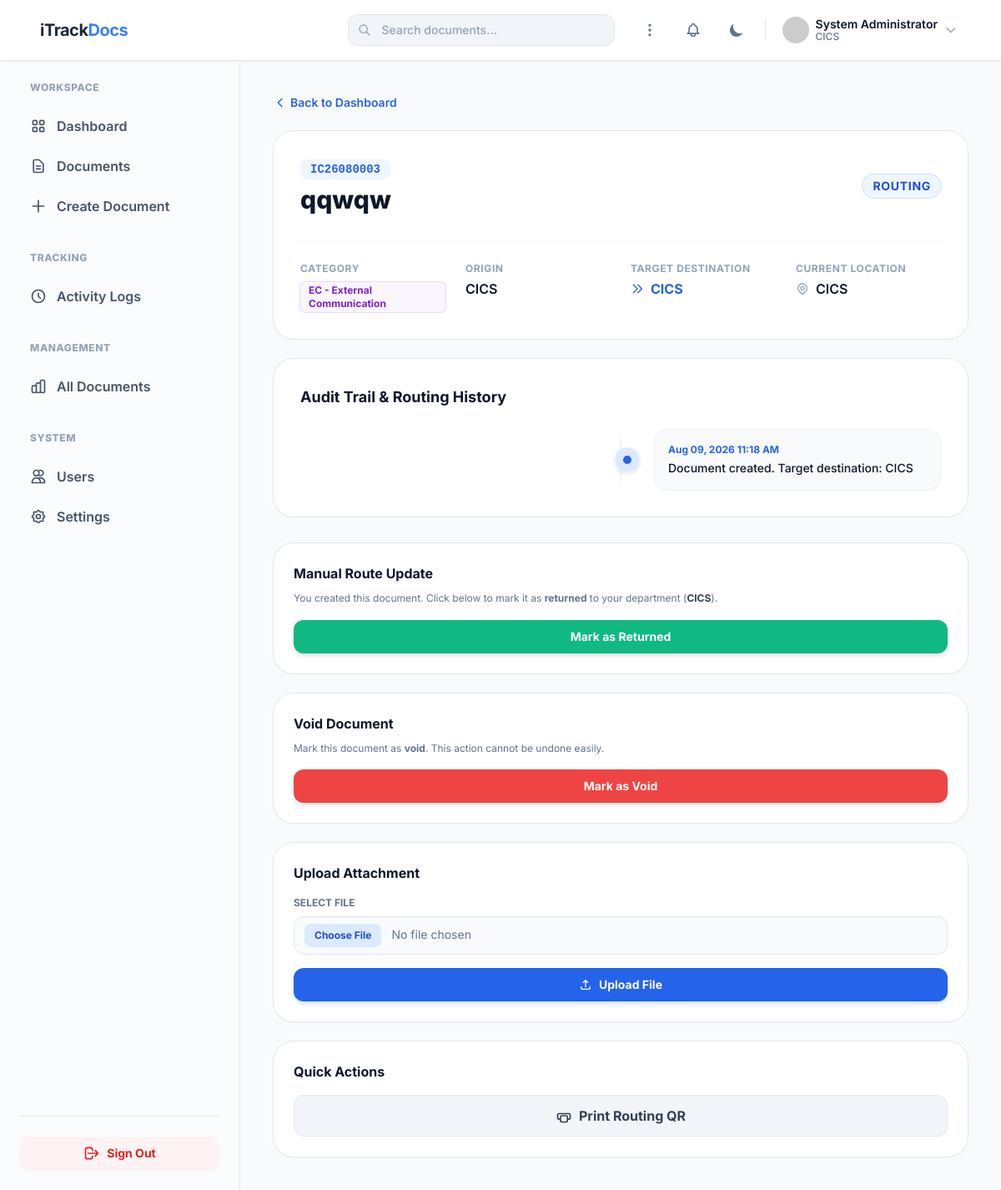
The app's page /index.php?action=view&tracking_id=IC26080003 (signed in) with its own data.
### tables this page shows
CREATE TABLE IF NOT EXISTS `documents` (
  `tracking_id` varchar(50) NOT NULL,
  `creator_id` int(11) DEFAULT NULL,
  `title` varchar(255) NOT NULL,
  `category` varchar(100) DEFAULT NULL,
  `origin` varchar(100) NOT NULL,
  `target_department` varchar(100) DEFAULT NULL,
  `current_location` varchar(100) NOT NULL,
  `status` varchar(50) DEFAULT 'Routing',
  `file_path` varchar(500) DEFAULT NULL,
  `created_at` timestamp NULL DEFAULT current_timestamp(),
  PRIMARY KEY (`tracking_id`)
);

CREATE TABLE IF NOT EXISTS `document_history` (
  `id` int(11) NOT NULL AUTO_INCREMENT,
  `tracking_id` varchar(50) DEFAULT NULL,
  `location` varchar(100) NOT NULL,
  `action` varchar(255) NOT NULL,
  `recorded_at` timestamp NULL DEFAULT current_timestamp(),
  PRIMARY KEY (`id`),
  KEY `tracking_id` (`tracking_id`),
  CONSTRAINT `document_history_ibfk_1` FOREIGN KEY (`tracking_id`) REFERENCES `documents` (`tracking_id`) ON DELETE CASCADE
);

### src/Controllers/Controller.php (called while the page is built, shortened)
<?php
class Controller {
protected function render($view, $data = []) {
    extract($data);
    require __DIR__ . "/../../views/{$view}.php";
    require __DIR__ . "/../../views/layout.php";
}
}

### src/Controllers/DocumentController.php (called while the page is built, shortened)
<?php
class DocumentController extends Controller {
    public function view($tracking_id) {
        $model = new \Models\Document();
        $document = $model->findByTrackingId($tracking_id);
        $this->render('view', ['tracking_id' => $tracking_id, 'document' => $document]);
    }
}

### src/Models/Document.php (called while the page is built, shortened)
<?php
class Document {
    private $conn;
    public function __construct() {
        $database = new Database();
        $this->conn = $database->getConnection();
    }
    public function findByTrackingId($id) {
        $query = "SELECT * FROM documents WHERE tracking_id = :id LIMIT 1";
        $stmt = $this->conn->prepare($query);
        $stmt->bindParam(':id', $id);
        $stmt->execute();
        $document = $stmt->fetch(PDO::FETCH_ASSOC);
        if ($document) {
            $historyQuery = "SELECT * FROM document_history WHERE tracking_id = :id ORDER BY recorded_at ASC";
            $historyStmt = $this->conn->prepare($historyQuery);
            $historyStmt->bindParam(':id', $id);
            $historyStmt->execute();
            $document['history'] = [];
            while ($log = $historyStmt->fetch(PDO::FETCH_ASSOC)) {
                $document['history'][] = [
                    'date' => date('M d, Y h:i A', strtotime($log['recorded_at'])),
                    'location' => $log['location'],
                    'action' => $log['action']
                ];
            }
        }
        return $document;
    }
}

### src/Config/Database.php (called while the page is built, shortened)
<?php
class Database {
    private $host = 'localhost';
    private $db_name = 'itrackdocs';
    private $username = 'root';
    private $password = '';
    public function getConnection() {
        $this->conn = null;
        try {
            $this->conn = new PDO("mysql:host=" . $this->host . ";dbname=" . $this->db_name, $this->username, $this->password);
            $this->conn->setAttribute(PDO::ATTR_ERRMODE, PDO::ERRMODE_EXCEPTION);
            $this->conn->setAttribute(PDO::ATTR_DEFAULT_FETCH_MODE, PDO::FETCH_ASSOC);
        } catch(PDOException $exception) {
            echo "Database Connection Error: " . $exception->getMessage();
        }
        return $this->conn;
    }
}

### views/view.php (the view, shortened to what this page needs)
<div class="w-full animate-fade-in-up print:hidden">
    <a href="index.php?action=dashboard" class="inline-flex items-center text-sm font-semibold text-brand-600 dark:text-brand-400 hover:text-brand-500 mb-6 transition-colors">
        <svg class="w-4 h-4 mr-1" fill="none" viewBox="0 0 24 24" stroke="currentColor"><path stroke-linecap="round" stroke-linejoin="round" stroke-width="2" d="M15 19l-7-7 7-7" /></svg>
        Back to Dashboard
    </a>
    <div class="grid grid-cols-1 xl:grid-cols-4 gap-8">
        <div class="xl:col-span-3 space-y-6">
            <div class="bg-white dark:bg-slate-900 ring-1 ring-slate-200 dark:ring-slate-800 rounded-3xl p-8 shadow-sm">
                <div class="flex flex-col sm:flex-row sm:items-center justify-between gap-4 mb-8">
                    <div>
                        <span class="font-mono text-brand-600 dark:text-brand-400 font-bold px-3 py-1 bg-brand-50 dark:bg-brand-500/10 rounded-lg text-sm"><?= htmlspecialchars($tracking_id) ?></span>
                        <h1 class="text-3xl font-extrabold text-slate-900 dark:text-white mt-2"><?= htmlspecialchars($document['title']) ?></h1>
                    </div>
                    <span class="inline-flex items-center px-3 py-1 rounded-full text-sm font-bold uppercase tracking-wider
                        <?php
                            $s = strtolower($document['status']);
                            if (in_array($s, ['approved', 'received', 'completed', 'returned'])) echo 'bg-emerald-50 text-emerald-700 ring-1 ring-emerald-600/20';
                            elseif ($s === 'void') echo 'bg-red-50 text-red-700 ring-1 ring-red-600/20';
                            elseif ($s === 'routing') echo 'bg-blue-50 text-blue-700 ring-1 ring-blue-600/20';
                            else echo 'bg-amber-50 text-amber-700 ring-1 ring-amber-600/20';
                        ?>">
                        <?= htmlspecialchars($document['status']) ?>
                    </span>
                </div>
                <div class="grid grid-cols-1 md:grid-cols-4 gap-6 border-t border-slate-100 dark:border-slate-800 pt-6">
                    <div>
                        <p class="text-xs font-bold text-slate-400 uppercase tracking-wider mb-1">Category</p>
                        <span class="inline-flex items-center px-2.5 py-0.5 rounded-md text-xs font-bold bg-purple-50 text-purple-700 dark:bg-purple-500/10 dark:text-purple-400 ring-1 ring-purple-600/20">
                            <?php
                                $cat = $document['category'] ?? 'Uncategorized';
                                if ($cat === 'IC') echo 'IC - Internal Communication';
                                elseif ($cat === 'EC') echo 'EC - External Communication';
                                else echo htmlspecialchars($cat);
                            ?>
                        </span>
                    </div>
                    <div>
                        <p class="text-xs font-bold text-slate-400 uppercase tracking-wider mb-1">Origin</p>
                        <p class="text-slate-900 dark:text-white font-semibold"><?= htmlspecialchars($document['origin']) ?></p>
                    </div>
                    <div>
                        <p class="text-xs font-bold text-slate-400 uppercase tracking-wider mb-1">Target Destination</p>
                        <p class="text-brand-600 dark:text-brand-400 font-bold flex items-center gap-2">
                            <svg class="w-4 h-4" fill="none" stroke="currentColor" viewBox="0 0 24 24"><path stroke-linecap="round" stroke-linejoin="round" stroke-width="2" d="M13 5l7 7-7 7M5 5l7 7-7 7"></path></svg>
                            <?= htmlspecialchars($document['target_department'] ?? 'Not Specified') ?>
                        </p>
                    </div>
                    <div>
                        <p class="text-xs font-bold text-slate-400 uppercase tracking-wider mb-1">Current Location</p>
                        <p class="text-slate-900 dark:text-white font-semibold flex items-center gap-2">
                            <?= htmlspecialchars($document['current_location']) ?>
                        </p>
                    </div>
                </div>
            </div>
            <div class="bg-white dark:bg-slate-900 ring-1 ring-slate-200 dark:ring-slate-800 rounded-3xl p-8 shadow-sm">
                <h2 class="text-lg font-bold text-slate-900 dark:text-white mb-6">Audit Trail & Routing History</h2>
                <div class="space-y-6 relative before:absolute before:inset-0 before:ml-4 before:-translate-x-px md:before:mx-auto md:before:translate-x-0 before:h-full before:w-0.5 before:bg-gradient-to-b before:from-transparent before:via-slate-200 dark:before:via-slate-700 before:to-transparent">
                    <?php foreach (array_reverse($document['history']) as $log): ?>
                        <div class="relative flex items-center justify-between md:justify-normal md:odd:flex-row-reverse group is-active">
                            <div class="flex items-center justify-center w-8 h-8 rounded-full border border-white dark:border-slate-900 bg-brand-100 dark:bg-brand-900 text-brand-500 dark:text-brand-400 shadow shrink-0 md:order-1 md:group-odd:-translate-x-1/2 md:group-even:translate-x-1/2 z-10">
                                <div class="w-2.5 h-2.5 rounded-full bg-brand-600 dark:bg-brand-500"></div>
                            </div>
                            <div class="w-[calc(100%-3rem)] md:w-[calc(50%-2.5rem)] bg-slate-50 dark:bg-slate-800/50 p-4 rounded-2xl border border-slate-100 dark:border-slate-800 shadow-sm">
                                <div class="flex items-center justify-between mb-1">
                                    <span class="text-xs font-bold text-brand-600 dark:text-brand-400"><?= htmlspecialchars($log['date']) ?></span>
                                </div>
                                <p class="text-slate-900 dark:text-white text-sm font-medium leading-snug">
                                    <?= htmlspecialchars($log['action']) ?>
                                </p>
                            </div>
                        </div>
                    <?php endforeach; ?>
                </div>
            </div>
        </div>
        <div class="xl:col-span-1 space-y-6">
            <?php
                $user_dept = $_SESSION['user_department'] ?? '';
                $user_id = $_SESSION['user_id'] ?? null;
                $is_sender = ($document['creator_id'] == $user_id);
                $is_receiver = (
                    !$is_sender &&
                    ($user_dept === $document['origin'] ||
                     $user_dept === $document['current_location'] ||
                     $user_dept === ($document['target_department'] ?? ''))
                );
            ?>
            <?php if ($is_sender): ?>
                <div class="bg-white dark:bg-slate-900 ring-1 ring-slate-200 dark:ring-slate-800 rounded-3xl p-6 shadow-sm">
                    <h3 class="font-bold text-slate-900 dark:text-white mb-2">Manual Route Update</h3>
                    <p class="text-xs text-slate-500 dark:text-slate-400 mb-4 leading-relaxed">
                        You created this document. Click below to mark it as <strong>returned</strong> to your department
                        (<span class="font-bold text-slate-700 dark:text-slate-300"><?= htmlspecialchars($user_dept) ?></span>).
                    </p>
                    <form action="index.php?action=mark_returned" method="POST">
                        <button type="submit" class="w-full bg-emerald-500 hover:bg-emerald-600 text-white font-bold py-2.5 rounded-xl transition-all text-sm shadow-md">
                            Mark as Returned
                        </button>
                    </form>
                </div>
            <?php endif; ?>
            <?php if ($is_sender || $is_receiver): ?>
            <div class="bg-white dark:bg-slate-900 ring-1 ring-slate-200 dark:ring-slate-800 rounded-3xl p-6 shadow-sm">
                <h3 class="font-bold text-slate-900 dark:text-white mb-2">Void Document</h3>
                <p class="text-xs text-slate-500 dark:text-slate-400 mb-4 leading-relaxed">
                    Mark this document as <strong>void</strong>. This action cannot be undone easily.
                </p>
                <form action="index.php?action=mark_void" method="POST" onsubmit="return confirm('Are you sure you want to mark this document as VOID?');">
                    <button type="submit" class="w-full bg-red-500 hover:bg-red-600 text-white font-bold py-2.5 rounded-xl transition-all text-sm shadow-md">
                        Mark as Void
                    </button>
                </form>
            </div>
            <?php endif; ?>
            <div class="bg-white dark:bg-slate-900 ring-1 ring-slate-200 dark:ring-slate-800 rounded-3xl p-6 shadow-sm">
                <h3 class="font-bold text-slate-900 dark:text-white mb-4">Upload Attachment</h3>
                <form action="index.php?action=upload_attachment" method="POST" enctype="multipart/form-data" class="space-y-4">
                    <div>
                        <label class="block text-xs font-bold text-slate-500 dark:text-slate-400 uppercase mb-2">Select File</label>
                        <input type="file" name="scanned_file" accept=".pdf,.jpg,.jpeg,.png" required
                            class="w-full bg-slate-50 dark:bg-slate-950 border border-slate-200 dark:border-slate-700 rounded-xl px-3 py-2 text-sm text-slate-500 dark:text-slate-400
                            file:mr-3 file:py-1.5 file:px-3 file:rounded-lg file:border-0 file:text-xs file:font-bold file:bg-brand-100 file:text-brand-700 hover:file:bg-brand-200 cursor-pointer transition-all">
                    </div>
                    <button type="submit" class="w-full flex items-center justify-center gap-2 bg-brand-600 hover:bg-brand-500 text-white font-bold py-2.5 rounded-xl transition-all text-sm shadow-md shadow-brand-500/20">
                        <svg class="w-4 h-4" fill="none" viewBox="0 0 24 24" stroke="currentColor"><path stroke-linecap="round" stroke-linejoin="round" stroke-width="2" d="M4 16v1a3 3 0 003 3h10a3 3 0 003-3v-1m-4-8l-4-4m0 0L8 8m4-4v12" /></svg>
                        Upload File
                    </button>
                </form>
            </div>
            <div class="bg-white dark:bg-slate-900 ring-1 ring-slate-200 dark:ring-slate-800 rounded-3xl p-6 shadow-sm">
                <h3 class="font-bold text-slate-900 dark:text-white mb-4">Quick Actions</h3>
                <button onclick="window.print()" class="w-full flex items-center justify-center gap-2 bg-slate-100 dark:bg-slate-800 hover:bg-slate-200 dark:hover:bg-slate-700 text-slate-700 dark:text-slate-200 font-bold py-3 rounded-xl transition-all border border-slate-200 dark:border-slate-700">
                    <svg class="w-5 h-5" fill="none" viewBox="0 0 24 24" stroke="currentColor"><path stroke-linecap="round" stroke-linejoin="round" stroke-width="2" d="M17 17h2a2 2 0 002-2v-4a2 2 0 00-2-2H5a2 2 0 00-2 2v4a2 2 0 002 2h2m2 4h6a2 2 0 002-2v-5a2 2 0 00-2-2H9a2 2 0 00-2 2v5a2 2 0 002 2z" /></svg>
                    Print Routing QR
                </button>
            </div>
        </div>
    </div>
</div>

### records on screen
documents: title "qqwqw", status "ROUTING", origin "CICS", target_department "CICS", current_location "CICS"
document_history: date "Aug 09, 2026 11:18 AM", action "Document created. Target destination: CICS"

### other values on screen
$_SESSION['user_name'] "System Administrator"
$_SESSION['user_department'] "CICS"
$tracking_id "IC26080003"
$user_dept "CICS"
